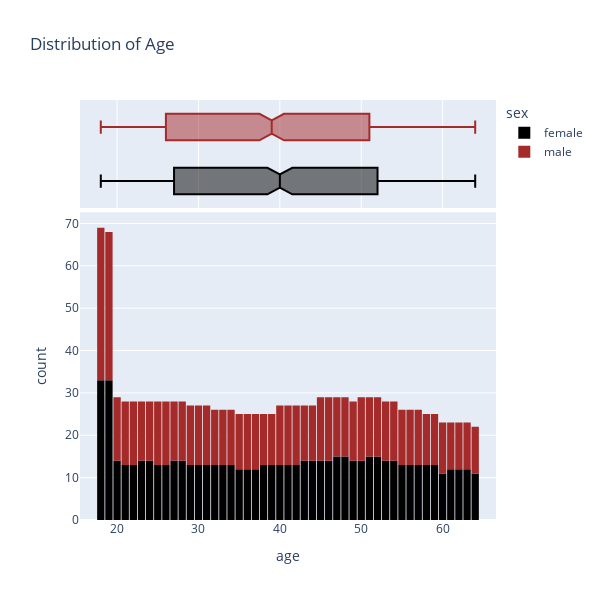

The notebook cell saved with this chart:
### Markdown cell above
### Univariate Analysis
* Distribution of Age using Histogram
* Distribution of Body Mass Index
* Distribution of Smokers with Violin Plot
* Distribution of charges by sex

### Code cell
fig = px.histogram(
    medic_df,
    x = 'age',
    marginal = 'box',
    color = 'sex',
    color_discrete_sequence=['black', 'brown'],
    title = 'Distribution of Age',
    hover_data= ['charges'],
    height=600,
    width=600,
    nbins = 47
)
fig.update_layout(bargap = 0.1)
fig.show()

### Figure 1 — Plotly figure (JSON) as saved in the notebook; plotly's stock layout.template omitted (floating-point values rounded to 4 significant figures; data arrays with more than 128 entries replaced by an {"elided": "..."} marker saying what was removed)
{"data": [{"bingroup": "x", "hovertemplate": "sex=female<br>age=%{x}<br>count=%{y}<extra></extra>", "legendgroup": "female", "marker": {"color": "black", "pattern": {"shape": ""}}, "name": "female", "nbinsx": 47, "orientation": "v", "showlegend": true, "type": "histogram", "x": {"elided": "662 int values"}, "xaxis": "x", "yaxis": "y"}, {"customdata": {"elided": "662x1 float values"}, "hovertemplate": "sex=female<br>age=%{x}<br>charges=%{customdata[0]}<extra></extra>", "legendgroup": "female", "marker": {"color": "black"}, "name": "female", "notched": true, "showlegend": false, "type": "box", "x": {"elided": "662 int values"}, "xaxis": "x2", "yaxis": "y2"}, {"bingroup": "x", "hovertemplate": "sex=male<br>age=%{x}<br>count=%{y}<extra></extra>", "legendgroup": "male", "marker": {"color": "brown", "pattern": {"shape": ""}}, "name": "male", "nbinsx": 47, "orientation": "v", "showlegend": true, "type": "histogram", "x": {"elided": "676 int values"}, "xaxis": "x", "yaxis": "y"}, {"customdata": {"elided": "676x1 float values"}, "hovertemplate": "sex=male<br>age=%{x}<br>charges=%{customdata[0]}<extra></extra>", "legendgroup": "male", "marker": {"color": "brown"}, "name": "male", "notched": true, "showlegend": false, "type": "box", "x": {"elided": "676 int values"}, "xaxis": "x2", "yaxis": "y2"}], "layout": {"bargap": 0.1, "barmode": "relative", "height": 600, "legend": {"title": {"text": "sex"}, "tracegroupgap": 0}, "title": {"text": "Distribution of Age"}, "width": 600, "xaxis": {"anchor": "y", "domain": [0, 1], "title": {"text": "age"}}, "xaxis2": {"anchor": "y2", "domain": [0, 1], "matches": "x", "showgrid": true, "showticklabels": false}, "yaxis": {"anchor": "x", "domain": [0, 0.7326], "title": {"text": "count"}}, "yaxis2": {"anchor": "x2", "domain": [0.7426, 1], "matches": "y2", "showgrid": false, "showline": false, "showticklabels": false, "ticks": ""}}}
